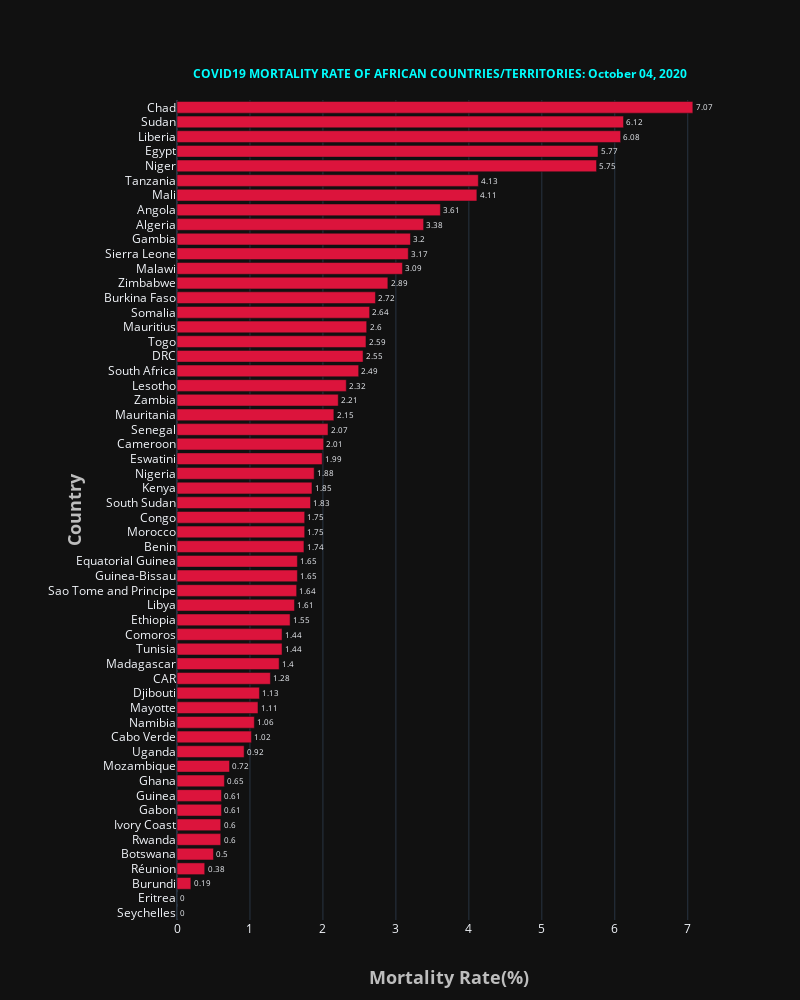

Notebook code cell kept with this figure:
### Markdown cell above
<a id='mortality'></a>

### Code cell
fig = go.Figure()

fig.add_trace(go.Bar(y = african_mortality100['Country_Other'][::-1],x=african_mortality100['Mortality_Rate'][::-1],
                     text=african_mortality100['Mortality_Rate'][::-1],textposition='outside',name = "Afria",marker_color='Crimson',orientation='h',                  
))
fig.update_layout(
    template='plotly_dark',
    title={
        'text': '<b>COVID19 MORTALITY RATE OF AFRICAN COUNTRIES/TERRITORIES: ' + date_string +'</b>',
        'y':0.93,
        'x':0.55,
        'xanchor': 'center',
        'yanchor': 'top',
        'font_color':'Cyan',
        'font_size':12},
    xaxis=dict(title='<b>Mortality Rate(%)</b>',titlefont_size=18, titlefont=dict(color='#BDBDBD')),
    yaxis=dict(title='<b>Country</b>',titlefont_size=18, tickprefix="      ", titlefont=dict(color='#BDBDBD')),
    autosize=False,
    width=800,
    height=1000,     
)

fig.show()

### Figure 1 — Plotly figure (JSON) as saved in the notebook; plotly's stock layout.template omitted (floating-point values rounded to 4 significant figures)
{"data": [{"marker": {"color": "Crimson"}, "name": "Afria", "orientation": "h", "text": [0, 0, 0.19, 0.38, 0.5, 0.6, 0.6, 0.61, 0.61, 0.65, 0.72, 0.92, 1.02, 1.06, 1.11, 1.13, 1.28, 1.4, 1.44, 1.44, 1.55, 1.61, 1.64, 1.65, 1.65, 1.74, 1.75, 1.75, 1.83, 1.85, 1.88, 1.99, 2.01, 2.07, 2.15, 2.21, 2.32, 2.49, 2.55, 2.59, 2.6, 2.64, 2.72, 2.89, 3.09, 3.17, 3.2, 3.38, 3.61, 4.11, 4.13, 5.75, 5.77, 6.08, 6.12, 7.07], "textposition": "outside", "type": "bar", "x": [0, 0, 0.19, 0.38, 0.5, 0.6, 0.6, 0.61, 0.61, 0.65, 0.72, 0.92, 1.02, 1.06, 1.11, 1.13, 1.28, 1.4, 1.44, 1.44, 1.55, 1.61, 1.64, 1.65, 1.65, 1.74, 1.75, 1.75, 1.83, 1.85, 1.88, 1.99, 2.01, 2.07, 2.15, 2.21, 2.32, 2.49, 2.55, 2.59, 2.6, 2.64, 2.72, 2.89, 3.09, 3.17, 3.2, 3.38, 3.61, 4.11, 4.13, 5.75, 5.77, 6.08, 6.12, 7.07], "y": ["Seychelles", "Eritrea", "Burundi", "Réunion", "Botswana", "Rwanda", "Ivory Coast", "Gabon", "Guinea", "Ghana", "Mozambique", "Uganda", "Cabo Verde", "Namibia", "Mayotte", "Djibouti", "CAR", "Madagascar", "Tunisia", "Comoros", "Ethiopia", "Libya", "Sao Tome and Principe", "Guinea-Bissau", "Equatorial Guinea", "Benin", "Morocco", "Congo", "South Sudan", "Kenya", "Nigeria", "Eswatini", "Cameroon", "Senegal", "Mauritania", "Zambia", "Lesotho", "South Africa", "DRC", "Togo", "Mauritius", "Somalia", "Burkina Faso", "Zimbabwe", "Malawi", "Sierra Leone", "Gambia", "Algeria", "Angola", "Mali", "Tanzania", "Niger", "Egypt", "Liberia", "Sudan", "Chad"]}], "layout": {"autosize": false, "height": 1000, "title": {"font": {"color": "Cyan", "size": 12}, "text": "<b>COVID19 MORTALITY RATE OF AFRICAN COUNTRIES/TERRITORIES: October 04, 2020</b>", "x": 0.55, "xanchor": "center", "y": 0.93, "yanchor": "top"}, "width": 800, "xaxis": {"title": {"font": {"color": "#BDBDBD", "size": 18}, "text": "<b>Mortality Rate(%)</b>"}}, "yaxis": {"tickprefix": "      ", "title": {"font": {"color": "#BDBDBD", "size": 18}, "text": "<b>Country</b>"}}}}
